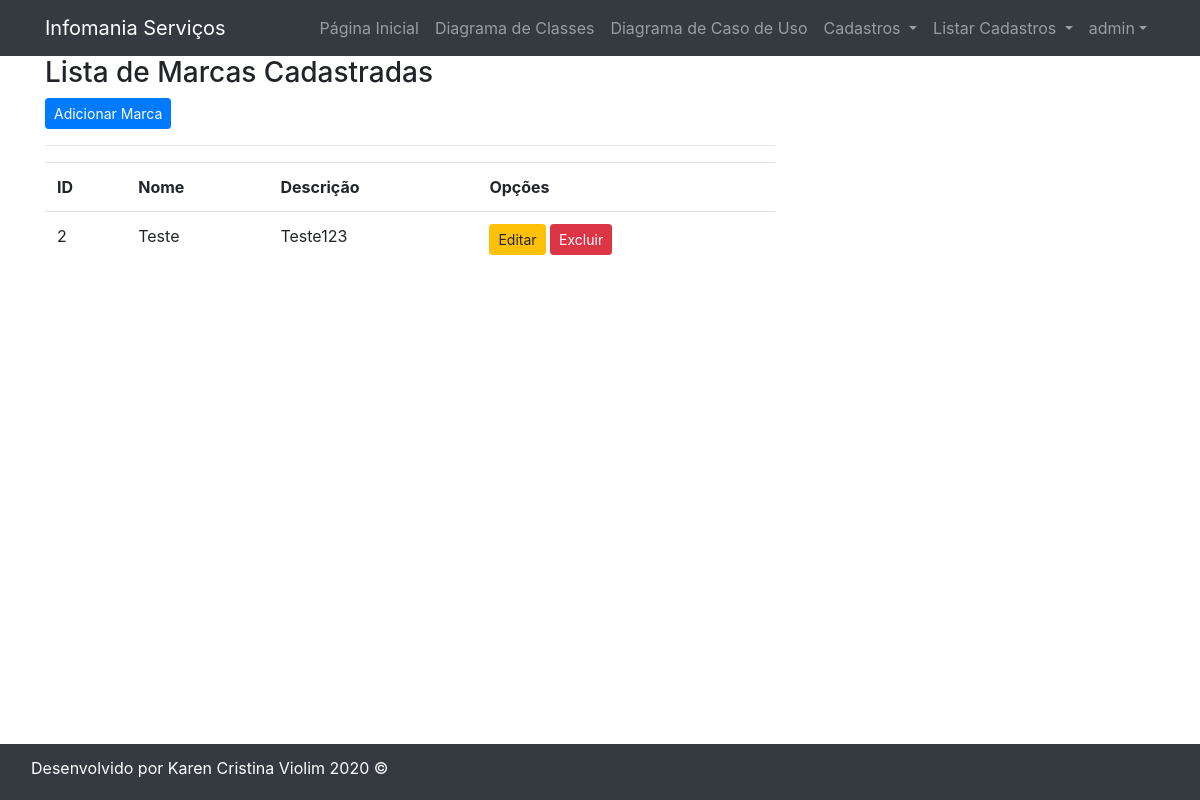
The app's page /listar/marca/ (signed in) with its own data.
### cadastros/models.py (models this page shows, shortened)
class Marca(models.Model):
    nome = models.CharField(max_length=80)
    descricao = models.CharField(max_length=100, verbose_name="Descrição")

### cadastros/views.py (the view)
# urls.py: path('listar/marca/', MarcaList.as_view(), name='listar-marca'),
class MarcaList(LoginRequiredMixin, ListView):
    login_url = reverse_lazy('login')
    model = Marca
    template_name = 'cadastros/listas/marca.html'

### cadastros/templates/cadastros/listas/marca.html (shortened to what this page needs)
{% extends 'paginas/modelo.html' %}
{% load static %}
{% block menu %}
<h3>Lista de Marcas Cadastradas</h3>
<a href="{% url 'cadastrar-marca' %}" class="btn btn-primary btn-sm">Adicionar Marca</a>
<hr>
<div class="table responsive">
    <table class="table table striped">
        <tr>
            <th>ID</th>
            <th>Nome</th>
            <th>Descrição</th>
            <th>Opções</th>
        </tr>
        {% for marca in object_list %}
        <tr>
            <td>{{ marca.pk }}</td>
            <td>{{ marca.nome }}</td>
            <td>{{ marca.descricao }}</td>
            <td>
                <a href="{% url 'editar-marca' marca.pk %}" class="btn btn-warning btn-sm" title="Excluir">Editar</a>
                <a href="{% url 'excluir-marca' marca.pk%}" class="btn btn-danger btn-sm" title="Editar">Excluir</a>
            </td>
        </tr>
        {% empty %}
        <tr>
            <td colspan="3">Nenhum campo registrado.</td>
        </tr>
        {% endfor %}
    </table>
</div>
{% endblock %}

### paginas/templates/paginas/modelo.html (shortened to what this page needs)
{% load static %}
<!DOCTYPE html>
<html lang="pt-br">
<head>
    <link rel="stylesheet" href="{% static 'css/bootstrap.min.css' %}">
    <link rel="stylesheet" href="{% static 'css/font-awesome.min.css' %}">
    <link rel="stylesheet" href="{% static 'css/blog-home.css' %}">
    <link rel="stylesheet" href="{% static 'css/modern-business.css' %}">
</head>
<body>
    {% block cabecalho %}
    <nav class="navbar navbar-expand-lg navbar-dark bg-dark fixed-top">
        <div class="container">
            <a class="navbar-brand" href="{% url 'index' %}">Infomania Serviços</a>
            <div class="collapse navbar-collapse" id="navbarResponsive">
                <ul class="navbar-nav ml-auto">
                    <li class="nav-item">
                        <a class="nav-link" href="{% url 'index' %}">Página Inicial
                        </a>
                    </li>
                    <li class="nav-item">
                        <a class="nav-link" href="{% url 'sobre' %}">Diagrama de Classes</a>
                    </li>
                    <li class="nav-item">
                        <a class="nav-link" href="{% url 'sobre2' %}">Diagrama de Caso de Uso</a>
                    </li>
                    {% if request.user.is_authenticated %}
                    <li class="nav-item dropdown">
                        <a class="nav-link dropdown-toggle" href="#" id="navbarDropdownPortfolio" role="button" data-toggle="dropdown" aria-haspopup="true"
                        aria-expanded="false">
                          Cadastros
                        </a>
                    </li>
                    {% endif %}
                    {% if request.user.is_authenticated %}
                    <li class="nav-item dropdown">
                        <a class="nav-link dropdown-toggle" href="#" id="navbarDropdownBlog" data-toggle="dropdown" aria-haspopup="true" aria-expanded="false">
                          Listar Cadastros
                        </a>
                    </li>
                    {% endif %}
                    {% if request.user.is_authenticated %}
                    <li class="nav-item dropdown">
                        <a class="nav-link dropdown-toggle" href="#" id="navbarDropdownBlog" data-toggle="dropdown" aria-haspopup="true"
                        aria-expanded="false">{{request.user}}</a>
                    </li>
                    {% else %}
                    <li class="nav-item">
                        <a class="nav-link" href="{% url 'login' %}">Login</a>
                    </li>
                    {% endif %}
                </ul>
        </div>
    </nav>
    {% endblock %}
    <div class="container">
        <div class="row">
            <div class="col-md-8">
                {% block menu %}{% endblock %}
            </div>
            <div class="col-md-4">
    {% block rodape %}
    <nav class="navbar navbar-expand-lg navbar-dark bg-dark fixed-bottom">
        <footer class="py-1 bg-dark pagination justify-content-center mb-2">
            <div class="container">
                <p class="m-0 text-center text-white">Desenvolvido por Karen Cristina Violim 2020 &copy;</p>
            </div>
        </footer>
    </nav>
    {% endblock %}
</body>
</html>

### static/css/blog-home.css (style rules this page uses)
body { padding-top: 56px; }

### static/css/modern-business.css (style rules this page uses)
body { padding-top: 56px; }

### records on screen
Marca: pk "2", nome "Teste", descricao "Teste123"

### other values on screen
{{ request.user }} "admin"
